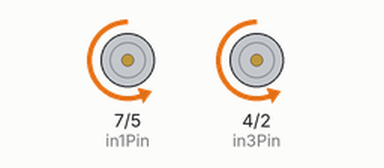
Recording of a sketch running on a simulated Arduino Uno, built with avr-gcc and run on an emulated ATmega328P. Shown: motor-driver pin pairs drawn as motors (green arrow = first pin HIGH = forward, orange = second pin HIGH = backward, longer = more drive, scaled by the enable pin).

Above: at 1.5 s.
At 4.5 s:
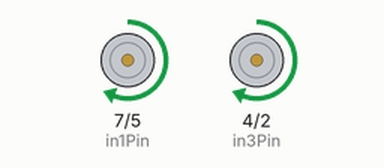
At 7.5 s:
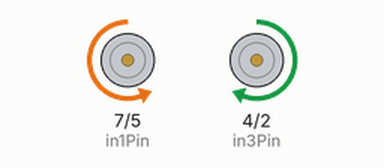
At 10.5 s:
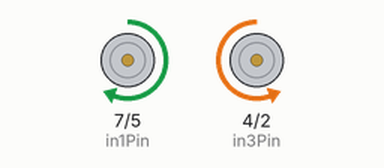
Timing chart, 0 to 15.6 s (numbered marks = the images above):
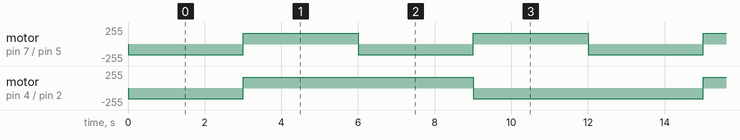

Measured:
- by itself, motor on pin 7 (in1Pin) / pin 5 (in2Pin): alternates forward 160/255 for 3.0 s and backward 160/255 for 3.0 s
- by itself, motor on pin 4 (in3Pin) / pin 2 (in4Pin): repeats every 12.0 s: forward 160/255 6.0 s, backward 160/255 6.0 s

The sketch:

test_motor.ino
```cpp
#include <Arduino.h>
const int enAPin = 6, in1Pin = 7, in2Pin = 5, in3Pin = 4, in4Pin = 2, enBPin = 3;

void setup() {
    pinMode(enAPin, OUTPUT);
    pinMode(in1Pin, OUTPUT);
    pinMode(in2Pin, OUTPUT);
    pinMode(in3Pin, OUTPUT);
    pinMode(in4Pin, OUTPUT);
    pinMode(enBPin, OUTPUT);
}

void loop() {
    goAhead(160, 160); delay(3000);
    goBack(160, 160); delay(3000);
    turnRight(160, 160); delay(3000);
    turnLeft(160, 160); delay(3000);
}

void goAhead(int speedCar, int speedCar2) {
    digitalWrite(in1Pin, LOW);
    digitalWrite(in2Pin, HIGH);
    digitalWrite(in3Pin, LOW);
    digitalWrite(in4Pin, HIGH);
    analogWrite(enAPin, speedCar);
    analogWrite(enBPin, speedCar2);
}

void goBack(int speedCar, int speedCar2) {
    digitalWrite(in1Pin, HIGH);
    digitalWrite(in2Pin, LOW);
    digitalWrite(in3Pin, HIGH);
    digitalWrite(in4Pin, LOW);
    analogWrite(enAPin, speedCar);
    analogWrite(enBPin, speedCar2);
}

void turnRight(int speedCar, int speedCar2) {
    digitalWrite(in1Pin, LOW);
    digitalWrite(in2Pin, HIGH);
    digitalWrite(in3Pin, HIGH);
    digitalWrite(in4Pin, LOW);
    analogWrite(enAPin, speedCar);
    analogWrite(enBPin, speedCar2);
}

void turnLeft(int speedCar, int speedCar2) {
    digitalWrite(in1Pin, HIGH);
    digitalWrite(in2Pin, LOW);
    digitalWrite(in3Pin, LOW);
    digitalWrite(in4Pin, HIGH);
    analogWrite(enAPin, speedCar);
    analogWrite(enBPin, speedCar2);
}

void stopRobot() {
    digitalWrite(in1Pin, LOW);
    digitalWrite(in2Pin, LOW);
    digitalWrite(in3Pin, LOW);
    digitalWrite(in4Pin, LOW);
    analogWrite(enAPin, 0);
    analogWrite(enBPin, 0);
}
```
